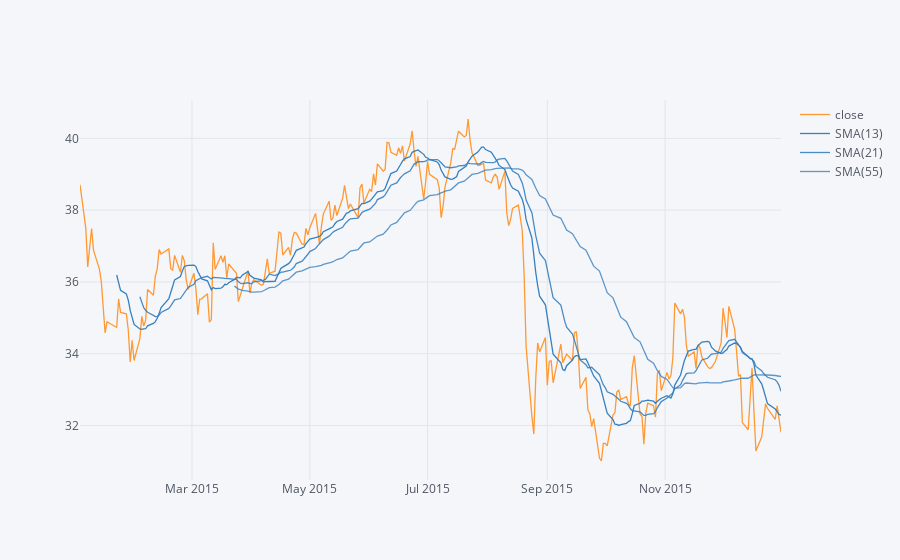

Notebook cell for this chart:
### Code cell
MS_2015_close.ta_plot(study='sma',periods=[13,21,55])

### Figure 1 — Plotly figure (JSON) as saved in the notebook; plotly's stock layout.template omitted (floating-point values rounded to 4 significant figures; data arrays with more than 128 entries replaced by an {"elided": "..."} marker saying what was removed)
{"data": [{"line": {"color": "rgba(255, 153, 51, 1.0)", "dash": "solid", "shape": "linear", "width": 1.3}, "mode": "lines", "name": "close", "text": "", "type": "scatter", "x": {"elided": "252 str values"}, "y": {"elided": "252 float values"}}, {"line": {"color": "rgba(55, 128, 191, 1.0)", "dash": "solid", "shape": "linear", "width": 1.3}, "mode": "lines", "name": "SMA(13)", "text": "", "type": "scatter", "x": {"elided": "252 str values"}, "y": {"elided": "252 mixed values"}}, {"line": {"color": "rgba(55, 128, 191, 0.8999999999999999)", "dash": "solid", "shape": "linear", "width": 1.3}, "mode": "lines", "name": "SMA(21)", "text": "", "type": "scatter", "x": {"elided": "252 str values"}, "y": {"elided": "252 mixed values"}}, {"line": {"color": "rgba(55, 128, 191, 0.7999999999999998)", "dash": "solid", "shape": "linear", "width": 1.3}, "mode": "lines", "name": "SMA(55)", "text": "", "type": "scatter", "x": {"elided": "252 str values"}, "y": {"elided": "252 mixed values"}}], "layout": {"legend": {"bgcolor": "#F5F6F9", "font": {"color": "#4D5663"}}, "paper_bgcolor": "#F5F6F9", "plot_bgcolor": "#F5F6F9", "title": {"font": {"color": "#4D5663"}}, "xaxis": {"gridcolor": "#E1E5ED", "showgrid": true, "tickfont": {"color": "#4D5663"}, "title": {"font": {"color": "#4D5663"}, "text": ""}, "zerolinecolor": "#E1E5ED"}, "yaxis": {"gridcolor": "#E1E5ED", "showgrid": true, "tickfont": {"color": "#4D5663"}, "title": {"font": {"color": "#4D5663"}, "text": ""}, "zerolinecolor": "#E1E5ED"}}}
